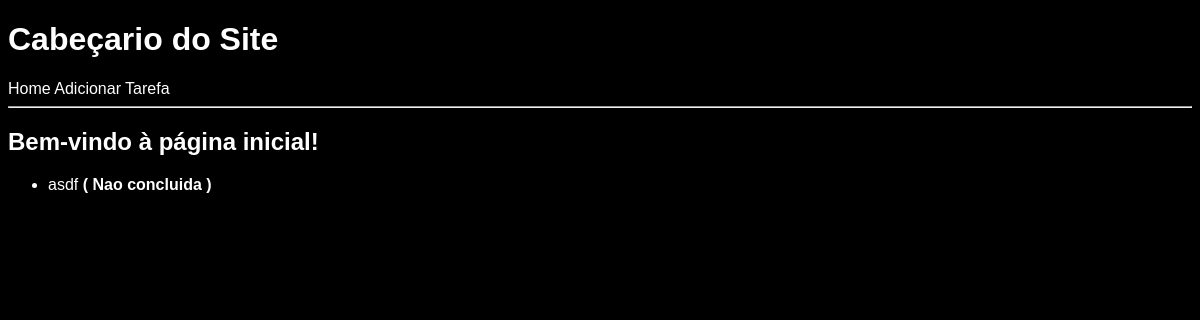
The page /tarefas/ on the database as committed earlier.
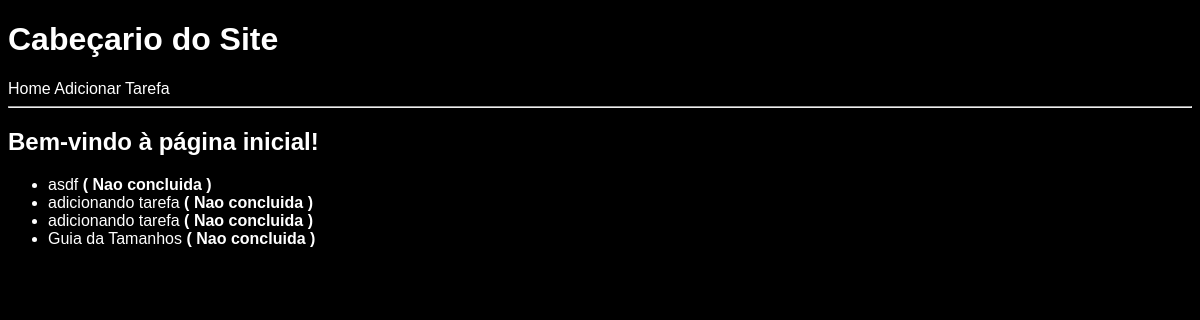
The same page on the database as committed later.
### tarefas/models.py (models this page shows, shortened)
class Tarefa(models.Model):
        titulo = models.CharField(max_length=100)
        descricao = models.TextField()
        criado_em = models.DateTimeField(auto_now_add=True)
        concluida = models.BooleanField(default=False)

### tarefas/views.py (the view)
# urls.py: path("", views.home, name= "home"),
def home(request):
    tarefas = Tarefa.objects.all()
    return render(request, 'tarefas/home.html', {'tarefas': tarefas})

### tarefas/Templates/tarefas/home.html (shortened to what this page needs)
{% extends 'tarefas/base.html' %}
{%  block corpo %}
<h2>Bem-vindo à página inicial!</h2>
{%if tarefas %}
<ul >
    {% for tarefa in tarefas %}
    <li>
        <a href="{% url 'tarefa' tarefa.id %}">{{ tarefa.titulo }}</a>
        <strong>
        {% if tarefa.concluida %}-
        ( Concluida )
        {% else %}
        ( Nao concluida )
        {% endif %}
    </strong>
    </li>
    {% endfor %}
    </ul>
{% else %}
<p>Nenhuma tarefa encontrada.</p>
{% endif %}
{% endblock %}

### tarefas/Templates/tarefas/base.html (shortened to what this page needs)
{% load static %}
<!DOCTYPE html>
<html lang="pt-br">
<head>
    <link rel="stylesheet" href="{% static 'tarefas/style.css' %}">
</head>
<body>
    <header>
        <h1>Cabeçario do Site</h1>
        <nav>
                <a href="/tarefas">Home</a>
                <a href="/tarefas/adicionar">Adicionar Tarefa</a>
        </nav>
        <hr>
    </header>
</body>
{% block corpo %}
{% endblock %}
</html>

### tarefas/static/tarefas/style.css (style rules this page uses)
body { font-family: Arial, Helvetica, sans-serif; font-size: 16px; background-color: #000; color: #fff; }
h1, h2 { font-weight: bold; }
a { color: #fff; text-decoration: none; }

Rows that differ between the two databases and show on the page:
added Tarefa: titulo "adicionando tarefa", concluida "( Nao concluida )"
added Tarefa: titulo "adicionando tarefa", concluida "( Nao concluida )"
added Tarefa: titulo "Guia da Tamanhos", concluida "( Nao concluida )"
